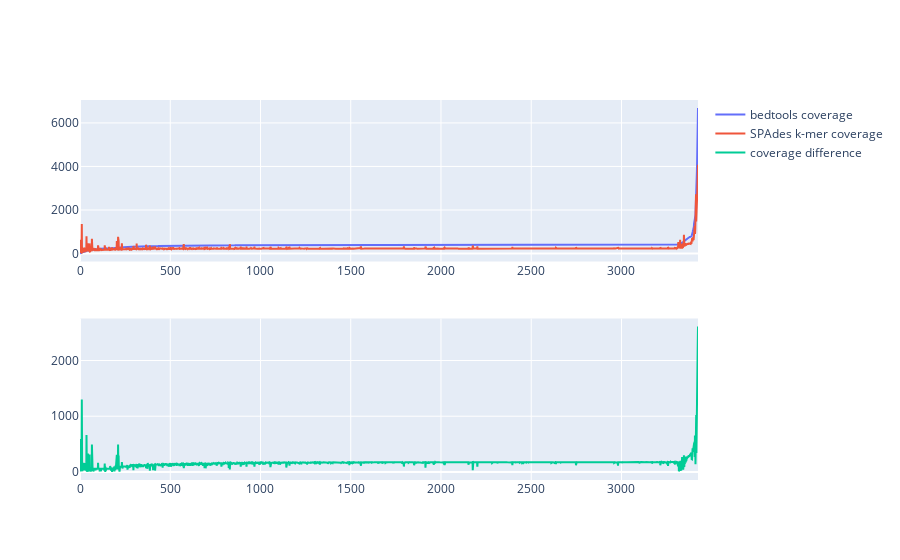

The cell this chart's notebook holds for it:
### Code cell
fig.add_trace(go.Scatter(y=bedcovs, name='bedtools coverage'), row=1, col=1)
fig.add_trace(go.Scatter(y=spadescovs, name='SPAdes k-mer coverage'), row=1, col=1)
fig.add_trace(go.Scatter(y=cov_diffs, name='coverage difference'), row=2, col=1)
fig.show()

### Figure 1 — Plotly figure (JSON) as saved in the notebook; plotly's stock layout.template omitted (floating-point values rounded to 4 significant figures; data arrays with more than 128 entries replaced by an {"elided": "..."} marker saying what was removed)
{"data": [{"name": "bedtools coverage", "type": "scatter", "xaxis": "x", "y": {"elided": "3425 float values"}, "yaxis": "y"}, {"name": "SPAdes k-mer coverage", "type": "scatter", "xaxis": "x", "y": {"elided": "3425 float values"}, "yaxis": "y"}, {"name": "coverage difference", "type": "scatter", "xaxis": "x2", "y": {"elided": "3425 float values"}, "yaxis": "y2"}], "layout": {"xaxis": {"anchor": "y", "domain": [0, 1]}, "xaxis2": {"anchor": "y2", "domain": [0, 1]}, "yaxis": {"anchor": "x", "domain": [0.575, 1]}, "yaxis2": {"anchor": "x2", "domain": [0, 0.425]}}}
